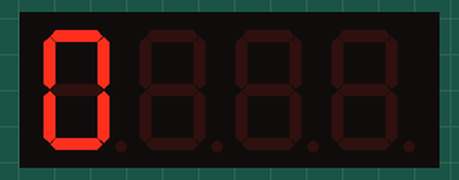
Bench run of a program on a simulated Raspberry Pi (BCM pin numbers). Parts: 4-digit seven-segment display. The segment pins are drawn as the display they are named for.

Above: at 0.3 s.
At 1.32 s:
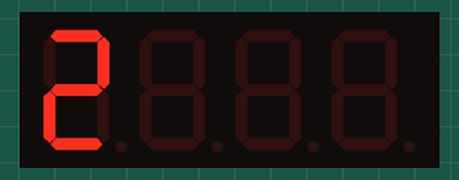
At 2.1 s:
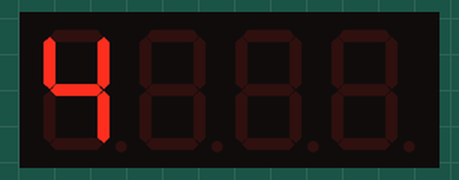
At 3.6 s:
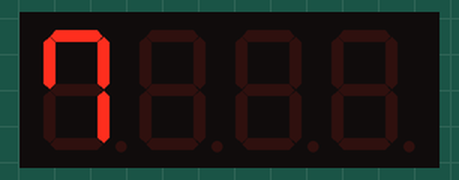
At 4.8 s:
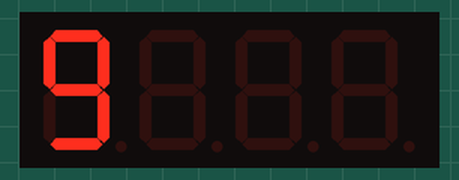

Measured:
- by itself, everything shown: repeats every 5.0 s, in 10 steps
- what the display in image 0 shows lasts 0.4 s, from 0.1 s to 0.5 s

The program:

fnd02.py
```python
import RPi.GPIO as GPIO
import time

# 0~9까지 1Byte hex값
fndDatas = [0x3f, 0x06, 0x5b, 0x4f, 0x66, 0x6d, 0x7d, 0x27, 0x7f, 0x6f]
fndSegs = [20, 24, 19, 13, 6, 21, 26] # a~g led pin
fndSels = [18, 23, 25, 22] # fnd 선택 pin

# GPIO 설정
GPIO.setmode(GPIO.BCM)
for fndSeg in fndSegs:
   GPIO.setup(fndSeg, GPIO.OUT)
   GPIO.output(fndSeg, 0)

for fndSel in fndSels:
   GPIO.setup(fndSel, GPIO.OUT)
   GPIO.output(fndSel, 1)

def fndOut(data):                           # 하나의 숫자형태를 만드는 함수
   for i in range(0, 7):
#      GPIO.output(fndSegs[0], 0)
#      GPIO.output(fndSegs[1], 1)
#      GPIO.output(fndSegs[2], 1)
#      GPIO.output(fndSegs[3], 0)
      GPIO.output(fndSegs[i], fndDatas[data] & (0x01 << i))


try:
   while True:
      for i in range(0,1):
         GPIO.output(fndSels[i], 0)         # fnd 선택
#         GPIO.output(13, 1)
#         GPIO.output(21, 1)

         for j in range(0, 10):
            fndOut(j)
            time.sleep(0.5)

except KeyboardInterrupt:
   GPIO.cleanup()
```
